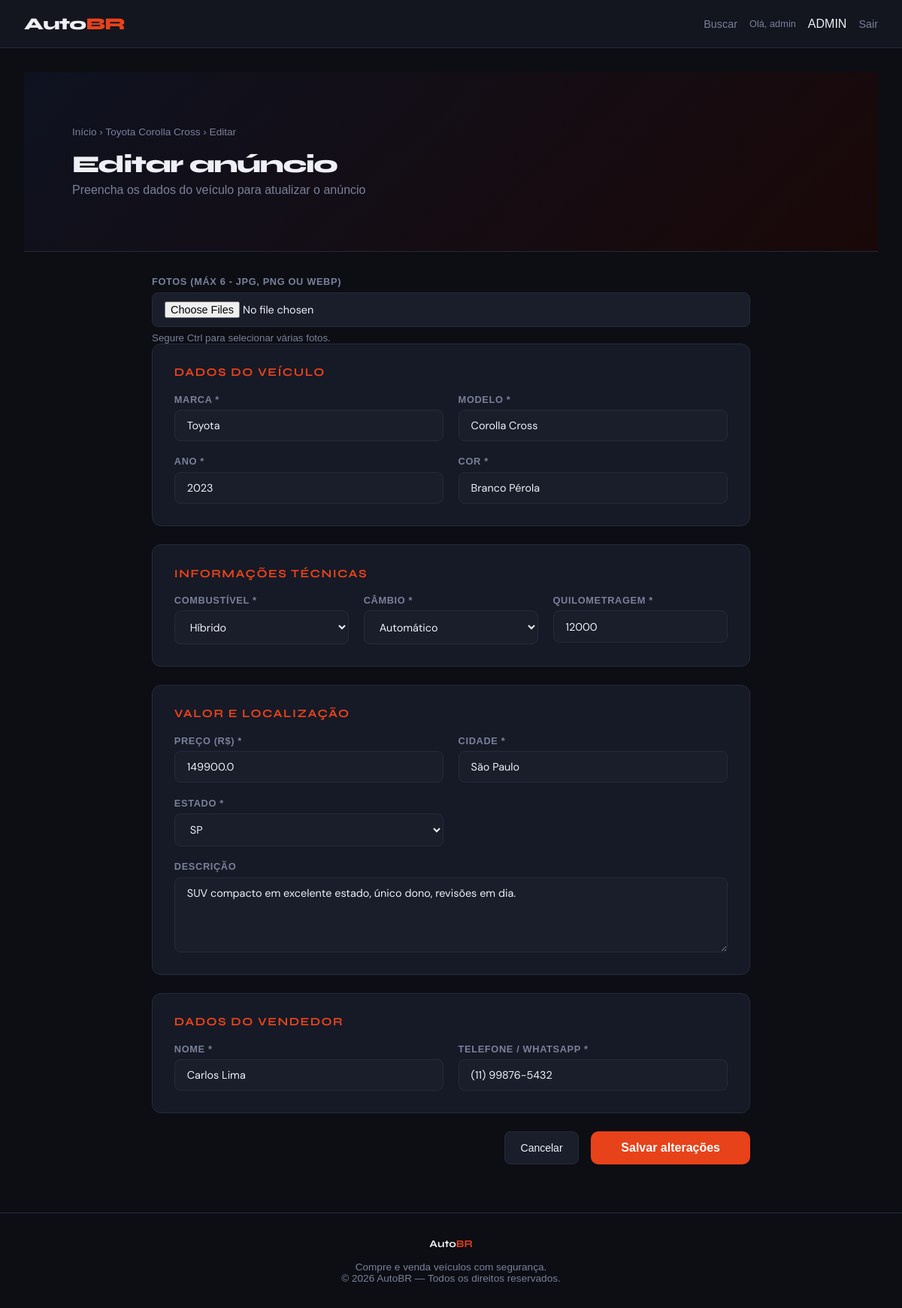
The page /car/1/edit (signed in) on the database its author committed.
### tables this page shows
CREATE TABLE cars (
            id INTEGER PRIMARY KEY AUTOINCREMENT,
            user_id INTEGER, 
            brand TEXT NOT NULL,
            model TEXT NOT NULL,
            year INTEGER NOT NULL,
            price REAL NOT NULL,
            mileage INTEGER NOT NULL,
            fuel TEXT NOT NULL,
            transmission TEXT NOT NULL,
            color TEXT NOT NULL,
            description TEXT,
            city TEXT NOT NULL,
            state TEXT NOT NULL,
            seller_name TEXT NOT NULL,
            seller_phone TEXT NOT NULL,
            images TEXT,
            created_at TIMESTAMP DEFAULT CURRENT_TIMESTAMP,
            FOREIGN KEY (user_id) REFERENCES users (id)
        );

### app.py (the view, shortened to what this page needs)
@app.route('/car/<int:car_id>/edit', methods=['GET', 'POST'])
@login_required
def car_edit(car_id):
    conn = get_db()
    car = conn.execute('SELECT * FROM cars WHERE id = ?', (car_id,)).fetchone()
    is_admin = session.get('role') == 'admin'
    is_owner = car['user_id'] == session.get('user_id')
    if not (is_admin or is_owner):
        conn.close()
        flash('Acesso negado. Você não é o dono deste anúncio nem administrador.', 'error')
        return redirect(url_for('index'))
    conn.close()
    return render_template('form.html', car=car, action='edit')

### app.py (called while the page is built)
def login_required(f):
    @wraps(f)
    def decorated_function(*args, **kwargs):
        if 'user_id' not in session:
            flash('Faça login para acessar esta página.', 'error')
            return redirect(url_for('login'))
        return f(*args, **kwargs)
    return decorated_function

def get_db():
    conn = sqlite3.connect(DB_PATH)
    conn.row_factory = sqlite3.Row
    return conn

### templates/form.html (shortened to what this page needs)
{% extends 'base.html' %}
{% block content %}
<div class="form-hero">
    <div class="container">
        {% if action == 'edit' %}
        <div style="font-size:.85rem;color:var(--muted);margin-bottom:1rem">
            <a href="/" style="color:var(--muted);text-decoration:none">Início</a> ›
            <a href="/car/{{ car.id }}" style="color:var(--muted);text-decoration:none">{{ car.brand }} {{ car.model }}</a> › Editar
        </div>
        {% endif %}
        <div class="form-title">{% if action == 'new' %}Anunciar veículo {% else %}Editar anúncio {% endif %}</div>
        <div class="form-sub">Preencha os dados do veículo para {% if action == 'new' %}publicar seu anúncio{% else %}atualizar o anúncio{% endif %}</div>
    </div>
</div>
<div class="form-layout">
    <form method="POST" enctype="multipart/form-data">
        <div class="form-group full">
            <label>Fotos (Máx 6 - JPG, PNG ou WebP)</label>
            <input type="file" name="images" accept="image/*" multiple>
            <small style="color: var(--muted)">Segure Ctrl para selecionar várias fotos.</small>
        </div>
        <div class="form-section">
            <div class="form-section-title"> Dados do veículo</div>
            <div class="form-grid">
                <div class="form-group">
                    <label>Marca *</label>
                    <input name="brand" required value="{{ car.brand if car else '' }}" placeholder="ex: Toyota, Honda...">
                </div>
                <div class="form-group">
                    <label>Modelo *</label>
                    <input name="model" required value="{{ car.model if car else '' }}" placeholder="ex: Corolla, Civic...">
                </div>
                <div class="form-group">
                    <label>Ano *</label>
                    <input name="year" type="number" required min="1990" max="2025" value="{{ car.year if car else 2023 }}">
                </div>
                <div class="form-group">
                    <label>Cor *</label>
                    <input name="color" required value="{{ car.color if car else '' }}" placeholder="ex: Branco Pérola">
                </div>
            </div>
        </div>
        <div class="form-section">
            <div class="form-section-title">Informações técnicas</div>
            <div class="form-grid three">
                <div class="form-group">
                    <label>Combustível *</label>
                    <select name="fuel" required>
                        {% for f in ['Flex','Gasolina','Diesel','Elétrico','Híbrido','Turbo Flex'] %}
                        <option value="{{ f }}" {% if car and car.fuel == f %}selected{% endif %}>{{ f }}</option>
                        {% endfor %}
                    </select>
                </div>
                <div class="form-group">
                    <label>Câmbio *</label>
                    <select name="transmission" required>
                        <option value="Automático" {% if car and car.transmission == 'Automático' %}selected{% endif %}>Automático</option>
                    </select>
                </div>
                <div class="form-group">
                    <label>Quilometragem *</label>
                    <input name="mileage" type="number" required min="0" value="{{ car.mileage if car else '' }}" placeholder="km rodados">
                </div>
            </div>
        </div>
        <div class="form-section">
            <div class="form-section-title">Valor e localização</div>
            <div class="form-grid">
                <div class="form-group">
                    <label>Preço (R$) *</label>
                    <input name="price" type="number" required min="0" step="100" value="{{ car.price if car else '' }}" placeholder="Ex: 89900">
                </div>
                <div class="form-group">
                    <label>Cidade *</label>
                    <input name="city" required value="{{ car.city if car else '' }}" placeholder="São Paulo">
                </div>
                <div class="form-group">
                    <label>Estado *</label>
                    <select name="state" required>
                        {% for uf in ['AC','AL','AM','AP','BA','CE','DF','ES','GO','MA','MG','MS','MT','PA','PB','PE','PI','PR','RJ','RN','RO','RR','RS','SC','SE','SP','TO'] %}
                        <option value="{{ uf }}" {% if car and car.state == uf %}selected{% endif %}>{{ uf }}</option>
                        {% endfor %}
                    </select>
                </div>
                <div class="form-group full">
                    <label>Descrição</label>
                    <textarea name="description" placeholder="Descreva o estado do veículo, opcionais, histórico de manutenção...">{{ car.description if car else '' }}</textarea>
                </div>
            </div>
        </div>
        <div class="form-section">
            <div class="form-section-title"> Dados do vendedor</div>
            <div class="form-grid">
                <div class="form-group">
                    <label>Nome *</label>
                    <input name="seller_name" required value="{{ car.seller_name if car else '' }}" placeholder="Seu nome">
                </div>
                <div class="form-group">
                    <label>Telefone / WhatsApp *</label>
                    <input name="seller_phone" required value="{{ car.seller_phone if car else '' }}" placeholder="(11) 99999-9999">
                </div>
            </div>
        </div>
        <div class="form-actions">
            <a href="{{ '/car/' + car.id|string if car else '/' }}" class="btn-secondary">Cancelar</a>
            <button type="submit" class="btn-primary btn-submit">
                {% if action == 'new' %} Publicar anúncio{% else %} Salvar alterações{% endif %}
            </button>
        </div>
    </form>
</div>
{% endblock %}

### static/css/styles.css (style rules this page uses)
:root { --bg: #0c0e14; --surface: #13161f; --surface2: #1a1e2b; --border: #252a3a; --accent: #e8421a; --accent2: #ff6b3d; --text: #eef0f6; --muted: #7a8099; --card: #161a26; }
* { margin: 0; padding: 0; box-sizing: border-box; }
body { background: var(--bg); color: var(--text); font-family: 'aptos', sans-serif; min-height: 100vh; display: flex; flex-direction: column; }
.btn-primary { display: inline-flex; align-items: center; justify-content: center; padding: 0.8rem 1.5rem; width: auto; white-space: nowrap; background: var(--accent); color: white; padding: 0.55rem 1.3rem; border-radius: 8px; font-weight: 600; font-size: 0.875rem; text-decoration: none; transition: 0.2s; border: none; cursor: pointer; font-family: 'aptos', sans-serif; }
.btn-secondary { display: inline-flex; align-items: center; justify-content: center; padding: 0.8rem 1.5rem; width: auto; white-space: nowrap; background: var(--surface2); color: var(--text); padding: 0.55rem 1.3rem; border-radius: 8px; font-weight: 500; font-size: 0.875rem; text-decoration: none; transition: 0.2s; border: 1px solid var(--border); cursor: pointer; font-family: 'aptos', sans-serif; }
.container { max-width: 1280px; width: 100%; margin: 0 auto; padding: 2rem; flex: 1; }

### templates/form.html (style rules this page uses)
.form-hero { background: linear-gradient(135deg, #0e1220 0%, #1a0808 100%); border-bottom: 1px solid var(--border); padding: 2.5rem 2rem; }
.form-title { font-family: 'Syne', sans-serif; font-size: 2rem; font-weight: 800; letter-spacing: -.04em; }
.form-sub { color: var(--muted); margin-top: .4rem; }
.form-layout { max-width: 860px; margin: 2rem auto; padding: 0 2rem; }
.form-section { background: var(--card); border: 1px solid var(--border); border-radius: 12px; padding: 1.8rem; margin-bottom: 1.5rem; }
.form-section-title { font-family: 'Syne', sans-serif; font-size: .95rem; font-weight: 700; color: var(--accent); text-transform: uppercase; letter-spacing: .1em; margin-bottom: 1.2rem; }
.form-grid { display: grid; grid-template-columns: 1fr 1fr; gap: 1.2rem; }
.form-grid.three { grid-template-columns: 1fr 1fr 1fr; }
.form-group { display: flex; flex-direction: column; gap: .4rem; }
.form-group.full { grid-column: 1 / -1; }
label { font-size: .8rem; font-weight: 600; color: var(--muted); text-transform: uppercase; letter-spacing: .05em; }
input, select, textarea { background: var(--surface2); border: 1px solid var(--border); color: var(--text); padding: .7rem 1rem; border-radius: 8px; font-size: .9rem; font-family: 'DM Sans', sans-serif; outline: none; transition: border .2s; width: 100%; }
textarea { resize: vertical; min-height: 100px; }
select option { background: var(--surface2); }
.form-actions { display: flex; gap: 1rem; justify-content: flex-end; margin-top: .5rem; }
.btn-submit { padding: .8rem 2.5rem; font-size: 1rem; border-radius: 10px; }

### rows shown on the page
cars: brand "Toyota", model "Corolla Cross", year "2023", color "Branco Pérola", fuel "Híbrido", transmission "Automático", mileage "12000", price "149900.0", city "São Paulo", state "SP", description "SUV compacto em excelente estado, único dono, revisões em dia.", seller_name "Carlos Lima", seller_phone "(11) 99876-5432"

### other values the page prints
{{ session.username }} "admin"
